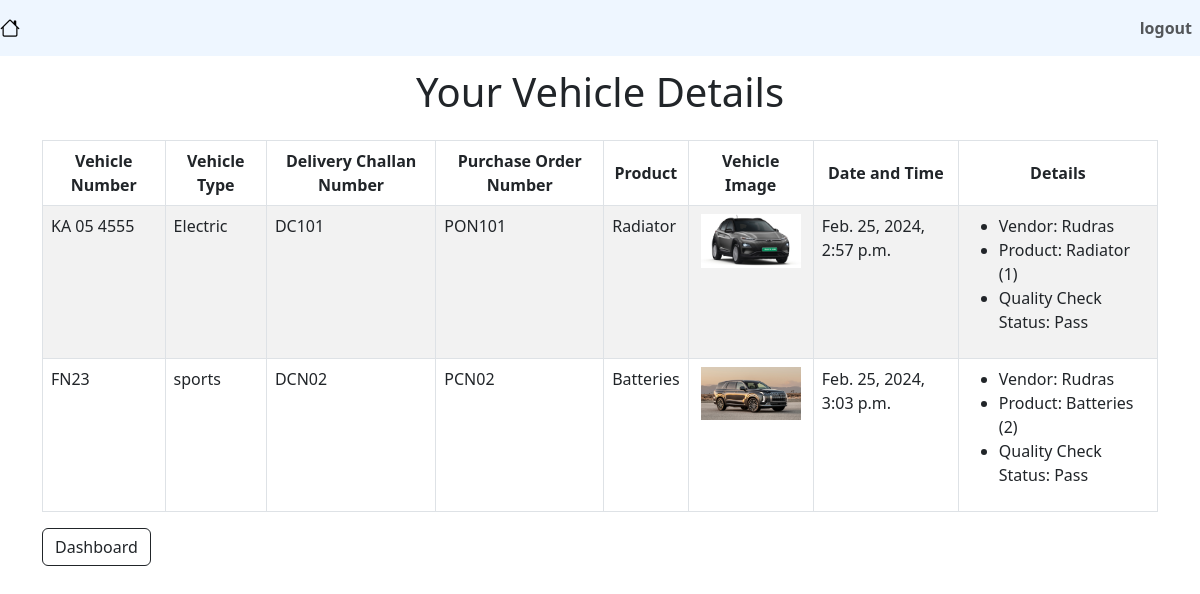
Page /vehicle_listing (signed in) on the committed database.
### vmsapp/models.py (models this page shows, shortened)
class Vehicle(models.Model):
    user = models.ForeignKey(UserProfile, on_delete=models.CASCADE)
    vehicle_name = models.CharField(max_length=50)
    vehicle_number = models.CharField(max_length=20)
    vehicle_type = models.CharField(max_length=50)
    delivery_challan_number = models.CharField(max_length=50)
    purchase_order_number = models.CharField(max_length=50)
    product = models.ForeignKey(Product, on_delete=models.SET_NULL, null=True)  # Associate vehicle with product based on PO number
    vehicle_image = models.ImageField(upload_to='vehicle_images/')
    date_and_time = models.DateTimeField(auto_now_add=True)
    checked_out = models.BooleanField(default=False)

class Product(models.Model):
    name = models.CharField(max_length=100)
    vendor = models.ForeignKey(Vendor, on_delete=models.CASCADE)
    quantity = models.IntegerField()
    def __str__(self):
        return self.name

class Vendor(models.Model):
    name = models.CharField(max_length=100)
    company_name = models.CharField(max_length=100)
    contact_email = models.EmailField()

class QualityCheck(models.Model):
    STATUS_CHOICES = (
        ('Processing', 'Processing'),
        ('Pass', 'Pass'),
        ('Fail', 'Fail'),
    )
    vehicle = models.OneToOneField(Vehicle, on_delete=models.CASCADE, related_name='quality_check')
    status = models.CharField(max_length=20, choices=STATUS_CHOICES, default='Processing')

### vmsapp/views.py (the view)
# urls.py: path('vehicle_listing',views.vehicle_listing,name="vehicle_listing"),
@login_required(login_url=reverse_lazy("vmsapp:login"))
def vehicle_listing(request):
    user_profile = request.user.userprofile
    vehicles = Vehicle.objects.filter(user=user_profile)
    return render(request, 'vehicle_listing.html', {'vehicles': vehicles})

### templates/vehicle_listing.html (shortened to what this page needs)
{% extends "users_base.html" %}
{% block user_content %}
<!DOCTYPE html>
<html lang="en">
<head>
    <link href="https://cdn.jsdelivr.net/npm/bootstrap@5.3.0-alpha1/dist/css/bootstrap.min.css" rel="stylesheet">
</head>
<body>
    <br>
    <div class="container">
        <h1 class="text-center mb-4">Your Vehicle Details</h1>
        <table class="table table-striped table-bordered vehicle-details-table">
            <thead>
                <tr>
                    <th>Vehicle Number</th>
                    <th>Vehicle Type</th>
                    <th>Delivery Challan Number</th>
                    <th>Purchase Order Number</th>
                    <th>Product</th>
                    <th>Vehicle Image</th>
                    <th>Date and Time</th>
                    <th>Details</th>
                </tr>
            </thead>
            <tbody>
                {% for vehicle in vehicles %}
                <tr>
                    <td>{{ vehicle.vehicle_number }}</td>
                    <td>{{ vehicle.vehicle_type }}</td>
                    <td>{{ vehicle.delivery_challan_number }}</td>
                    <td>{{ vehicle.purchase_order_number }}</td>
                    <td>{{ vehicle.product }}</td>
                    <td><img src="{{ vehicle.vehicle_image.url }}" alt="{{ vehicle.vehicle_number }}"></td>
                    <td>{{ vehicle.date_and_time }}</td>
                    <td>
                        <ul>
                            <li>Vendor: {% if vehicle.product %}{{ vehicle.product.vendor.name }}{% else %}No Vendor{% endif %}</li>
                            <li>Product: {% if vehicle.product %}{{ vehicle.product.name }} ({{ vehicle.product.quantity }}){% else %}No Product{% endif %}</li>
                            <li>Quality Check Status: {% if vehicle.quality_check %}{{ vehicle.quality_check.status }}{% else %}Not Checked{% endif %}</li>
                        </ul>
                    </td>
                </tr>
                {% endfor %}
            </tbody>
        </table>
        <a href="{% url 'vmsapp:user_dashboard' %}"><button type="button" class="btn btn-outline-dark">Dashboard</button></a>
    </div>
</body>
</html>
{% endblock %}

### templates/users_base.html (shortened to what this page needs)
{% load static %}
<!DOCTYPE html>
<html lang="en">
<head>
  <link href="https://cdn.jsdelivr.net/npm/bootstrap@5.3.0-alpha1/dist/css/bootstrap.min.css" rel="stylesheet">
  <link href="https://cdn.jsdelivr.net/npm/bootstrap-icons/font/bootstrap-icons.css" rel="stylesheet">
</head>
<body>
<nav class="navbar navbar-expand-lg fixed-top" style="background-color: #eef6ff;">
  {% if request.user.userprofile.is_security_department %}
    <a class="navbar-brand" href="{% url 'vmsapp:sd_dashboard' %}">
  {% else %}
    <a class="navbar-brand" href="{% url 'vmsapp:user_dashboard' %}">
  {% endif %}
    <i class="bi bi-house"></i>
  </a>
  <div class="collapse navbar-collapse" id="navbarNav">
    <ul class="navbar-nav ms-auto">
      <li class="nav-item">
        <a class="nav-link" href="{% url 'vmsapp:user_logout' %}"><b>logout</b></a>
      </li>
    </ul>
  </div>
</nav>
<br>
</body>
</html>
{% block user_content %}
{% endblock %}

### templates/users_base.html (style rules this page uses)
.navbar.fixed-top { position: fixed; top: 0; width: 100%; }

### templates/vehicle_listing.html (style rules this page uses)
body { padding: 20px; }
.vehicle-details-table { width: 100%; }
.vehicle-details-table th { text-align: center; vertical-align: middle; }
.vehicle-details-table img { max-width: 100px; max-height: 100px; display: block; margin: 0 auto; }

### rows in the picture
Vehicle: vehicle_number "KA 05 4555", vehicle_type "Electric", delivery_challan_number "DC101", purchase_order_number "PON101", product "Radiator", vehicle_image (picture), date_and_time "Feb. 25, 2024, 2:57 p.m.", product.vendor.name "Rudras", product.name "Radiator", product.quantity "1", quality_check.status "Pass"
Vehicle: vehicle_number "FN23", vehicle_type "sports", delivery_challan_number "DCN02", purchase_order_number "PCN02", product "Batteries", vehicle_image (picture), date_and_time "Feb. 25, 2024, 3:03 p.m.", product.vendor.name "Rudras", product.name "Batteries", product.quantity "2", quality_check.status "Pass"
